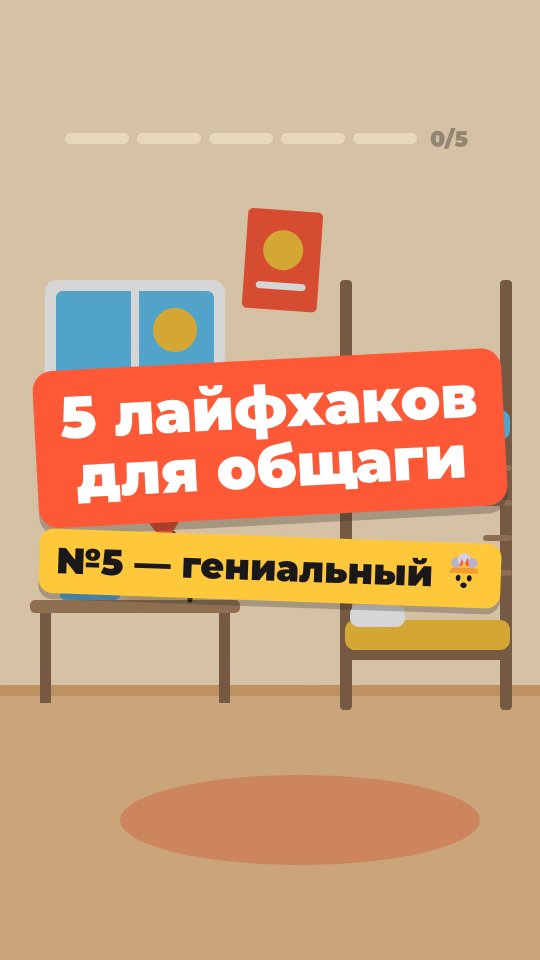
#> input picture reels-5-lifehacks/out/stills/00_hook.png, 1080 x 1920 px (shown at 1/2 size); its folder holds only this picture in this run
$ python guides.py
#> lines starting #> are read from the running program, lines starting #| are printed output that depends on the picture
"""Contact sheet of out/stills/*.png with Reels UI zones shaded red (top 250 px, bottom 400 px, right action rail).
Usage: python3 scripts/guides.py [out/stills] -> out/stills/_contact_sheet.png"""
import sys, glob, os
from PIL import Image, ImageDraw

d = sys.argv[1] if len(sys.argv) > 1 else 'out/stills'
files = sorted(f for f in glob.glob(os.path.join(d, '*.png')) if not os.path.basename(f).startswith('_'))
thumbs = []
for f in files:
    im = Image.open(f).convert('RGBA')
    ov = Image.new('RGBA', im.size, (0, 0, 0, 0))
#> ov: PIL image 1080x1920 RGBA; every value is 0
    g = ImageDraw.Draw(ov)
    W, H = im.size
#> W = 1080; H = 1920
    g.rectangle([0, 0, W, 250], fill=(255, 0, 0, 70))
    g.rectangle([0, H - 400, W, H], fill=(255, 0, 0, 70))
    g.rectangle([W - 130, H - 900, W, H - 400], fill=(255, 0, 0, 50))
    g.line([0, 250, W, 250], fill=(255, 0, 0, 255), width=4)
    g.line([0, H - 400, W, H - 400], fill=(255, 0, 0, 255), width=4)
    thumbs.append(Image.alpha_composite(im, ov).convert('RGB').resize((W // 2, H // 2)))
cols = min(4, len(thumbs))
#> cols = 1
rows = (len(thumbs) + cols - 1) // cols
#> rows = 1
sheet = Image.new('RGB', (cols * 540 + (cols + 1) * 20, rows * 960 + (rows + 1) * 20), (40, 40, 40))
#> sheet: PIL image 580x1000 RGB; every value is 40
for i, t in enumerate(thumbs):
    sheet.paste(t, (20 + (i % cols) * 560, 20 + (i // cols) * 980))
#> this loop made 1 pass
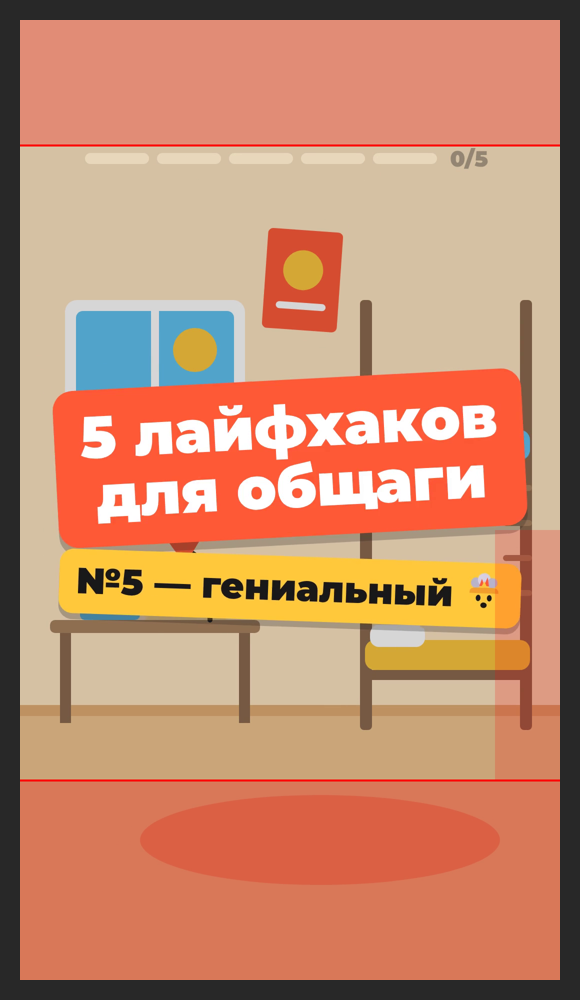
#> sheet: PIL image 580x1000 RGB; mean R, G, B 197, 139.1, 109.3
out = os.path.join(d, '_contact_sheet.png')
sheet.save(out)
print(out)
